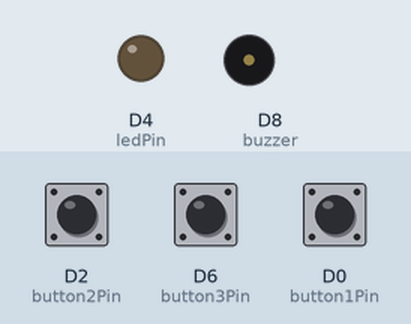
Recording of a sketch running on a simulated ESP8266 (NodeMCU). Shown: output pins drawn as LEDs (lit = HIGH), buzzer (waves = sounding). The inputs (shaded band) are chosen by the test bench; at power-on: D6 (button3Pin) LOW, D2 (button2Pin) LOW, D0 (button1Pin) LOW. WiFi joins after 1.5 s; servers stay silent unless stated; what the sketch prints to the serial monitor is not drawn.

Above: at 2.7 s.
2.8 s: D6 (button3Pin) pulled HIGH for 3 s
At 2.8 s:
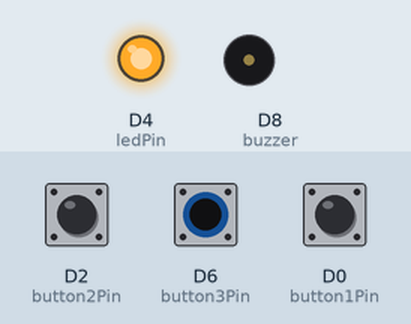
At 5.7 s:
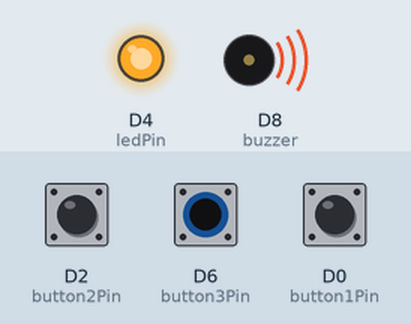
11.2 s: D2 (button2Pin) pulled HIGH for 3 s
Timing chart, 0 to 21.7 s (numbered marks = the images above; inputs shaded):
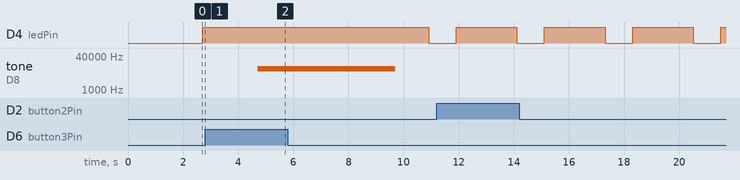

The sketch:

Pulkstenis.ino
```cpp
#include <SPI.h>
#include <ESP8266WiFi.h>

byte ledPin = 2;
char ssid[] = "Smarthouse";           // SSID of your home WiFi
char pass[] = "Smarthouse";            // password of your home WiFi
const int button1Pin=D0;              //Defining button pins
const int button2Pin=D2;
const int button3Pin=D6;
int button1State = 0;
int button2State = 0;
int button3State = 0;
const int buzzer = D8; //buzzer to arduino pin D8
String message="";
void ultrasonic(){
  tone(buzzer, 10000); // Send 1KHz sound signal
  delay(5000);        // for 1 sec
  noTone(buzzer);     // Stop sound
  delay(1000);        // delay for 1sec
  Serial.println("Buzzer is on\r");
}

unsigned long askTimer = 0;

IPAddress server(192, 168, 43, 47);       // the fix IP address of the server
WiFiClient client;

void setup() {
  Serial.begin(115200);               // only for debug
  WiFi.begin(ssid, pass);             // connects to the WiFi router
  while (WiFi.status() != WL_CONNECTED) {
    Serial.print(".");
    delay(500);
  }
  pinMode(ledPin, OUTPUT);
  pinMode(button1Pin, INPUT); // Set button pins as an input
  pinMode(button2Pin, INPUT);
  pinMode(button3Pin, INPUT);
  pinMode(buzzer, OUTPUT); // Set buzzer pin as an output
}

void loop () {
   // Checking buttons state
  button1State = digitalRead(button1Pin);
  button2State = digitalRead(button2Pin);
  button3State = digitalRead(button3Pin);
  // Changing message for server depends on button state
  if(button1State==HIGH) message="light1";
  else if(button2State==HIGH) message="light2";
  else message="Hello server! Are you sleeping?\r";
  if(button3State==HIGH) ultrasonic();
  Serial.println("Message: "+message+"\r"); // Serial print to check are buttons vorking properly

  client.connect(server, 80);   // Connection to the server
  digitalWrite(ledPin, LOW);    // to show the communication only (inverted logic)
  Serial.println(".");
  client.println(message);  // sends the message to the server
  String answer = client.readStringUntil('\r');   // receives the answer from the sever
  Serial.println("from server: " + answer);
  if(answer=="buzzer") ultrasonic();
  client.flush();
  digitalWrite(ledPin, HIGH);
  delay(2000);                  // client will trigger the communication after two seconds
}
```

Measured:
- after the input at 2.8 s, tone on D8 (buzzer): silent → 10000 Hz after 1.9 s, → silent 5.0 s later
- by itself, D4 (ledPin): alternates HIGH for 2.2 s and LOW for 1.0 s
